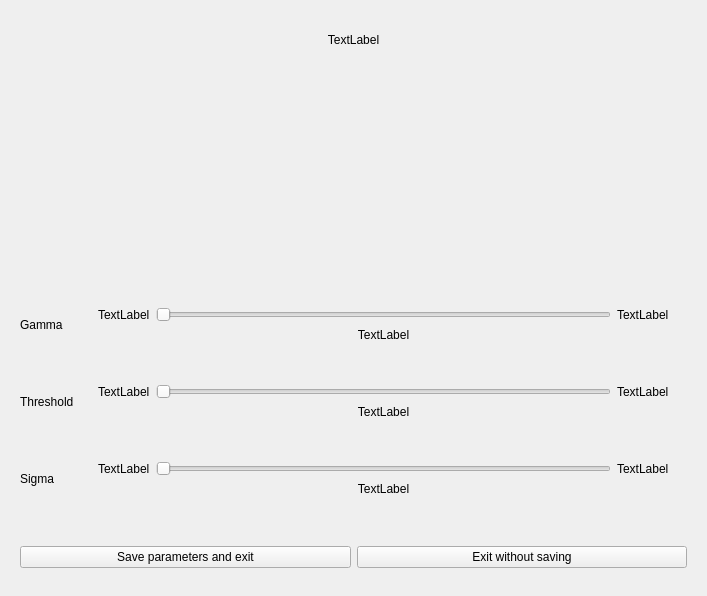
<?xml version="1.0" encoding="UTF-8"?>
<ui version="4.0">
 <class>Form</class>
 <widget class="QWidget" name="Form">
  <property name="geometry">
   <rect>
    <x>0</x>
    <y>0</y>
    <width>707</width>
    <height>596</height>
   </rect>
  </property>
  <property name="windowTitle">
   <string>Form</string>
  </property>
  <layout class="QVBoxLayout" name="verticalLayout">
   <item>
    <widget class="QLabel" name="label_13">
     <property name="text">
      <string>TextLabel</string>
     </property>
     <property name="alignment">
      <set>Qt::AlignCenter</set>
     </property>
    </widget>
   </item>
   <item>
    <widget class="QWidget" name="widget" native="true">
     <property name="minimumSize">
      <size>
       <width>400</width>
       <height>200</height>
      </size>
     </property>
     <property name="maximumSize">
      <size>
       <width>16777215</width>
       <height>16777215</height>
      </size>
     </property>
    </widget>
   </item>
   <item>
    <widget class="QWidget" name="widget_2" native="true">
     <layout class="QGridLayout" name="gridLayout">
      <item row="1" column="0">
       <widget class="QLabel" name="label_3">
        <property name="text">
         <string>Threshold</string>
        </property>
       </widget>
      </item>
      <item row="0" column="0">
       <widget class="QLabel" name="label">
        <property name="text">
         <string>Gamma</string>
        </property>
       </widget>
      </item>
      <item row="2" column="1">
       <widget class="QWidget" name="widget_5" native="true">
        <layout class="QVBoxLayout" name="verticalLayout_4">
         <item>
          <widget class="QWidget" name="widget_8" native="true">
           <layout class="QGridLayout" name="gridLayout_4">
            <item row="2" column="1">
             <widget class="QSlider" name="horizontalSlider_3">
              <property name="orientation">
               <enum>Qt::Horizontal</enum>
              </property>
             </widget>
            </item>
            <item row="2" column="2">
             <widget class="QLabel" name="label_11">
              <property name="text">
               <string>TextLabel</string>
              </property>
             </widget>
            </item>
            <item row="2" column="0">
             <widget class="QLabel" name="label_12">
              <property name="text">
               <string>TextLabel</string>
              </property>
             </widget>
            </item>
            <item row="3" column="1">
             <widget class="QLabel" name="label_6">
              <property name="maximumSize">
               <size>
                <width>16777215</width>
                <height>20</height>
               </size>
              </property>
              <property name="text">
               <string>TextLabel</string>
              </property>
              <property name="alignment">
               <set>Qt::AlignCenter</set>
              </property>
             </widget>
            </item>
           </layout>
          </widget>
         </item>
        </layout>
       </widget>
      </item>
      <item row="2" column="0">
       <widget class="QLabel" name="label_5">
        <property name="text">
         <string>Sigma</string>
        </property>
       </widget>
      </item>
      <item row="1" column="1">
       <widget class="QWidget" name="widget_3" native="true">
        <layout class="QVBoxLayout" name="verticalLayout_2">
         <item>
          <widget class="QWidget" name="widget_7" native="true">
           <layout class="QGridLayout" name="gridLayout_3">
            <item row="2" column="0">
             <widget class="QLabel" name="label_10">
              <property name="text">
               <string>TextLabel</string>
              </property>
             </widget>
            </item>
            <item row="2" column="1">
             <widget class="QSlider" name="horizontalSlider_4">
              <property name="orientation">
               <enum>Qt::Horizontal</enum>
              </property>
             </widget>
            </item>
            <item row="2" column="2">
             <widget class="QLabel" name="label_9">
              <property name="text">
               <string>TextLabel</string>
              </property>
             </widget>
            </item>
            <item row="3" column="1">
             <widget class="QLabel" name="label_2">
              <property name="maximumSize">
               <size>
                <width>16777215</width>
                <height>20</height>
               </size>
              </property>
              <property name="text">
               <string>TextLabel</string>
              </property>
              <property name="alignment">
               <set>Qt::AlignCenter</set>
              </property>
             </widget>
            </item>
           </layout>
          </widget>
         </item>
        </layout>
       </widget>
      </item>
      <item row="0" column="1">
       <widget class="QWidget" name="widget_4" native="true">
        <layout class="QVBoxLayout" name="verticalLayout_3">
         <item>
          <widget class="QWidget" name="widget_6" native="true">
           <layout class="QGridLayout" name="gridLayout_2">
            <item row="3" column="1">
             <widget class="QLabel" name="label_4">
              <property name="maximumSize">
               <size>
                <width>16777215</width>
                <height>20</height>
               </size>
              </property>
              <property name="text">
               <string>TextLabel</string>
              </property>
              <property name="alignment">
               <set>Qt::AlignCenter</set>
              </property>
             </widget>
            </item>
            <item row="2" column="1">
             <widget class="QSlider" name="horizontalSlider_2">
              <property name="orientation">
               <enum>Qt::Horizontal</enum>
              </property>
             </widget>
            </item>
            <item row="2" column="2">
             <widget class="QLabel" name="label_8">
              <property name="text">
               <string>TextLabel</string>
              </property>
             </widget>
            </item>
            <item row="2" column="0">
             <widget class="QLabel" name="label_7">
              <property name="text">
               <string>TextLabel</string>
              </property>
             </widget>
            </item>
           </layout>
          </widget>
         </item>
        </layout>
       </widget>
      </item>
     </layout>
    </widget>
   </item>
   <item>
    <widget class="QWidget" name="widget_9" native="true">
     <layout class="QHBoxLayout" name="horizontalLayout">
      <item>
       <widget class="QPushButton" name="pushButton_2">
        <property name="text">
         <string>Save parameters and exit</string>
        </property>
       </widget>
      </item>
      <item>
       <widget class="QPushButton" name="pushButton">
        <property name="text">
         <string>Exit without saving</string>
        </property>
       </widget>
      </item>
     </layout>
    </widget>
   </item>
  </layout>
 </widget>
 <resources/>
 <connections/>
</ui>
